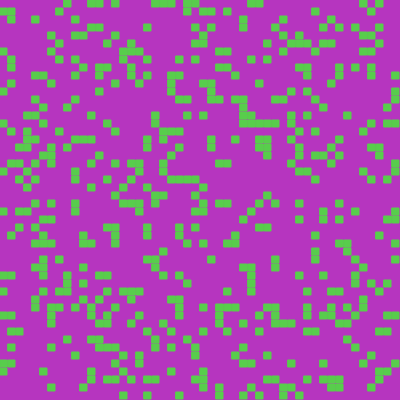
Frame 1 (no input)
Frame 60 (no input): identical to frame 1, image omitted
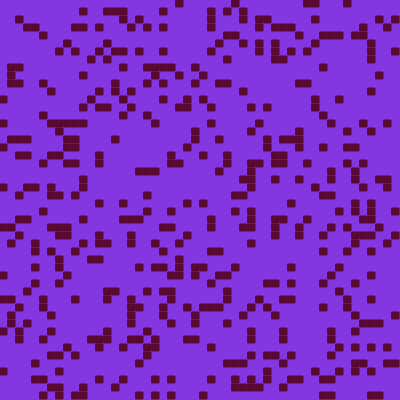
Frame 120 (the mouse pressed at the canvas centre since frame 60)

The p5.js sketch that drew these frames (run headless with seeded random() and noise() and a simulated clock; from frame 60 on, the mouse is pressed at the canvas centre):

// p5.js sketch
// ── sketch.js
let cols = 50;
let rows = 50;
let grid;

let openSet = [];
let closedSet = [];
let start;
let end;
let w, h;
let path = [];
let current = null;

let bgcolor;
let pathcolor = "red";
let wallcolor;

let wallprobabilitySlider;
let regenerateGrid = true;
let AStarRun = false;

// Initialize
function setup() {
  createCanvas(400, 400);
  console.log('A*');

  // Make wall probability a slider
  wallprobabilitySlider = createSlider(0, 0.7, 0.2, 0.1);
  wallprobabilitySlider.position(120, height + 50);
  wallprobabilitySlider.size(80);
  
  let textElement = createP('Wall Density:');
  textElement.position(10, height + 39);


  // Fix scaling
  w = width / cols;
  h = height / rows;

  // Initialize 2D Array
  // initGrid();
  // add start to end of openSet
  let button = createButton('Run A*');
  button.position(0, height + 10);

  // Use the button to change the background color.
  button.mousePressed(() => {
    // reset state for A* to run correctly
    openSet = [];
    openSet.push(start);
    closedSet = [];
    AStarRun = true;
  });
  
}

// Loop
function draw() {
  // AStarAlgorithm();
  if(regenerateGrid){
    bgcolor = color(random(255), random(255), random(255))
    wallcolor = color(random(255), random(255), random(255));
    current = null;
    // reset state and stop running A* if its running
    openSet = [];
    openSet.push(start);
    closedSet = [];
    AStarRun = false;
    initGrid(rows, cols);
    initStartingPoint();
    regenerateGrid = false;
  }
  background(bgcolor);
  if(AStarRun){
    AStarAlgorithm();
  }
  displayGrid();
  displayPath(); // Fix this part
  
  // I have to add in that AStarAlgorithm could refresh with every click me, and that display Path and display the path when path is not empty
}

function mousePressed(){
  if(mouseX > 0 && mouseX < width && mouseY > 0 && mouseY < height){
    regenerateGrid = true;
  }
}

function initGrid(rows, cols) {
  wallprobability = wallprobabilitySlider.value();
  grid = new Array(cols);
  // console.log(grid);
  // Initialize each row filled with nodes
  for(let i = 0; i < cols; i++){
    grid[i] = new Array(rows);
    for(let j = 0; j < rows; j++){
      grid[i][j] = new Node(i, j);
    }
  }

  // Initialize neighbors for each node
  for(let i = 0; i < cols; i++){
    for(let j = 0; j < rows; j++){
      grid[i][j].addNeighbors(grid);
    }
  }
}

function displayGrid(){
  for (let i = 0; i < cols; i++){
    for(let j = 0; j < rows; j++){
      grid[i][j].show(wallcolor);
    }
  }
  // for (let i = 0; i < closedSet.length; i++){
  //   closedSet[i].show(color(255, 0, 0)); // Closed Set Nodes are Red
  // }
  // for (let i = 0; i < openSet.length; i++){
  //   openSet[i].show(color(0, 255, 0)); // Open Set Nodes are Green
  // }
}


function AStarAlgorithm() {
  // while openSet is not empty
  // reinitialize openSet
  if (openSet.length > 0) {

    // Find  winner in openSet = one with the lowest f score
    let winner = 0;
    for (let i = 0; i < openSet.length; i++){
      if (openSet[i].f < openSet[winner].f) {
        winner = i;
      }
    }
    current = openSet[winner];

    // Where we are done
    if (current === end){
      AStarRun = false;
      console.log("DONE!");
    }

    // openSet.remove(current)
    removeFromArray(openSet, current);
    closedSet.push(current);

    let neighbors = current.neighbors;
    // for each neighbor
    for(let i = 0; i < neighbors.length; i++){
      let neighbor = neighbors[i];

      if(!closedSet.includes(neighbor) && !neighbor.wall){
        // Calculate g Score
        let tempG = current.g + 1;

        if(openSet.includes(neighbor)){
          if(tempG < neighbor.g){
            neighbor.g = tempG;
          }
        } else {
          neighbor.g = tempG;
          openSet.push(neighbor);
        }

        // calculate heuristic
        neighbor.h = heuristic(neighbor, end);
        neighbor.f = neighbor.g + neighbor.h; // the fscore for this node
        neighbor.previous = current;
      }
    }

  } else {
    // no solution
    console.log("no solution");
    AStarRun = false;
  }
}

// Calls the show function at each node in grid
function displayPath() {
  // Find the path
  path = [];
  if(current != null){
    let temp = current;
    path.push(temp);
    while(temp.previous){
      path.push(temp.previous);
      temp = temp.previous;
    }
    // for (let i = 0; i < path.length; i++){
    //   path[i].show(color(0, 0, 255)); // Path Nodes are Blue
    // }

    noFill();
    stroke(pathcolor);
    strokeWeight(w/2);
    beginShape();
    for(let i = 0; i < path.length; i++){
      vertex(path[i].i * w + w/2, path[i].j * h + h/2);
    }
    endShape();
  }

}

function initStartingPoint() {
  start = grid[0][0];
  end = grid[cols-1][rows-1];
  start.wall = false;
  end.wall = false;
}

function removeFromArray(arr, elt) {
  for (let i = arr.length - 1; i >= 0; i--){
    if(arr[i] == elt) {
      arr.splice(i, 1);
    }
  }
}

function heuristic(a, b){
  let d = abs(a.i - b.i) + abs(a.j - b.j);
  return d;
}

class Node {
  constructor (i, j) {
    this.i = i;
    this.j = j;
    this.f = 0;
    this.g = 0;
    this.h = 0;
    this.neighbors = [];
    this.previous = null;
    this.wall = false;

    if(random(1) < wallprobability){
      this.wall = true;
    }

    this.show = function(color) {
      if(this.wall){
        fill(wallcolor);
        stroke(color);
        rect(this.i * w, this.j * h, w - 1, h - 1);
        // ellipse(this.i * w + w/2, this.j * h + h/2, w/2, h/2);
      }
      // }
      // fill(color);
      // rect(this.i * w, this.j * h, w - 1, h - 1);
    };

    this.addNeighbors = function(grid) {
      let i = this.i;
      let j = this.j;
      if(i < cols - 1){
        this.neighbors.push(grid[i + 1][j]);
      }
      if(i > 0) {
        this.neighbors.push(grid[i - 1][j]);
      }
      if(j < rows - 1) {
        this.neighbors.push(grid[i][j + 1]);
      }
      if(j > 0) {
        this.neighbors.push(grid[i][j - 1]);
      }
      // // diagonal
      // if(i > 0 && j > 0){
      //   this.neighbors.push(grid[i - 1][j - 1]);
      // }
      // if(i < cols - 1 && j > 0){
      //   this.neighbors.push(grid[i + 1][j - 1]);
      // }
      // if(i > 0 && j < rows - 1){
      //   this.neighbors.push(grid[i - 1][j + 1]);
      // }
      // if(i < cols - 1 && j < rows - 1){
      //   this.neighbors.push(grid[i + 1][j + 1]);
      // }
    };
  }
}
